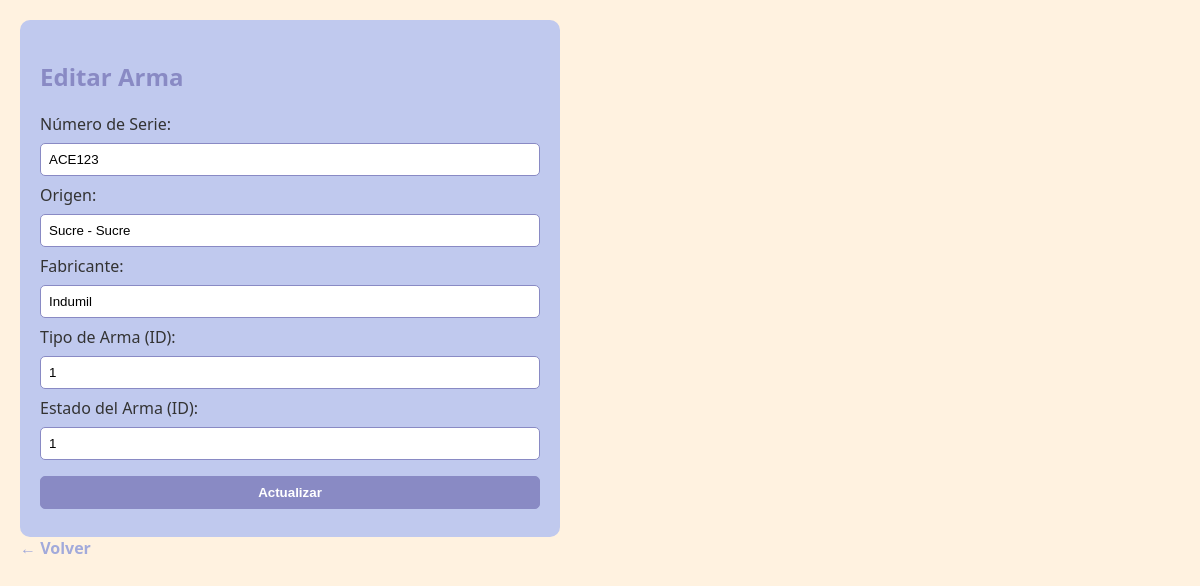
Screenshot of /editar.php?id=1 with the database file from the repository.
### tables this page shows
CREATE TABLE `arma` (
  `id_arma` int(11) NOT NULL,
  `numero_serie` varchar(50) NOT NULL,
  `origen` varchar(100) NOT NULL,
  `fabricante` varchar(100) DEFAULT NULL,
  `id_tipo_arma` int(11) DEFAULT NULL,
  `id_estado_arma` int(11) DEFAULT NULL
);

### editar.php (the view, shortened to what this page needs)
<!DOCTYPE html>
<html>
<head>
    <link rel="stylesheet" href="estilos.css">
</head>
<body>
<?php
include 'db.php';
$id = $_GET['id'];
$arma = $conexion->query("SELECT * FROM Arma WHERE id_arma=$id")->fetch_assoc();
?>
<form method="POST">
    <h2>Editar Arma</h2>
    Número de Serie: <input type="text" name="numero_serie" value="<?= $arma['numero_serie'] ?>"><br>
    Origen: <input type="text" name="origen" value="<?= $arma['origen'] ?>"><br>
    Fabricante: <input type="text" name="fabricante" value="<?= $arma['fabricante'] ?>"><br>
    Tipo de Arma (ID): <input type="number" name="id_tipo_arma" value="<?= $arma['id_tipo_arma'] ?>"><br>
    Estado del Arma (ID): <input type="number" name="id_estado_arma" value="<?= $arma['id_estado_arma'] ?>"><br>
    <button type="submit">Actualizar</button>
</form>
<a href="index.php">← Volver</a>

### estilos.css (style rules this page uses)
body { background-color: #FFF2E0; font-family: 'Segoe UI', Tahoma, Geneva, Verdana, sans-serif; color: #333; margin: 0; padding: 20px; }
h2 { color: #898AC4; }
a { text-decoration: none; color: #A2AADB; font-weight: bold; }
form { background-color: #C0C9EE; padding: 20px; border-radius: 10px; max-width: 500px; }
input[type="text"], input[type="number"], input[type="email"], button { width: 100%; padding: 8px; margin: 8px 0; box-sizing: border-box; border: 1px solid #898AC4; border-radius: 5px; }
button { background-color: #898AC4; color: white; font-weight: bold; cursor: pointer; }

### rows the page displays
arma: numero_serie "ACE123", origen "Sucre - Sucre", fabricante "Indumil", id_tipo_arma "1", id_estado_arma "1"
